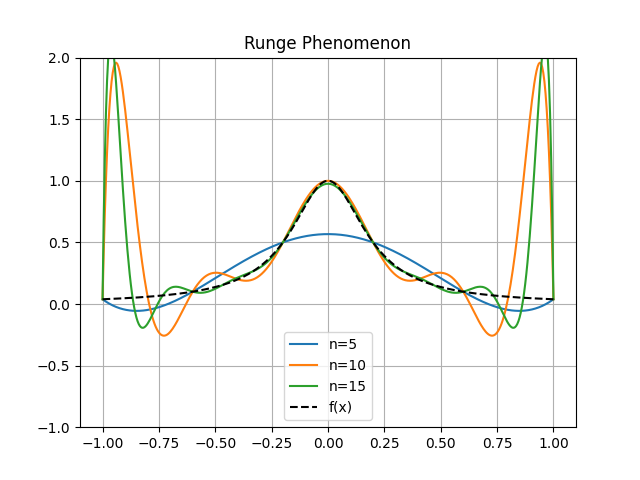

The script that drew this image:
import numpy as np
import matplotlib.pyplot as plt
from scipy.interpolate import lagrange

f = lambda x: 1 / (1 + 25 * x**2)

for n in [5, 10, 15]:
    x = np.linspace(-1, 1, n+1)
    y = f(x)
    poly = lagrange(x, y)
    xs = np.linspace(-1, 1, 400)
    plt.plot(xs, poly(xs), label=f"n={n}")

plt.plot(xs, f(xs), 'k--', label="f(x)")
plt.ylim(-1, 2)
plt.legend()
plt.title("Runge Phenomenon")
plt.grid(True)
plt.show()
